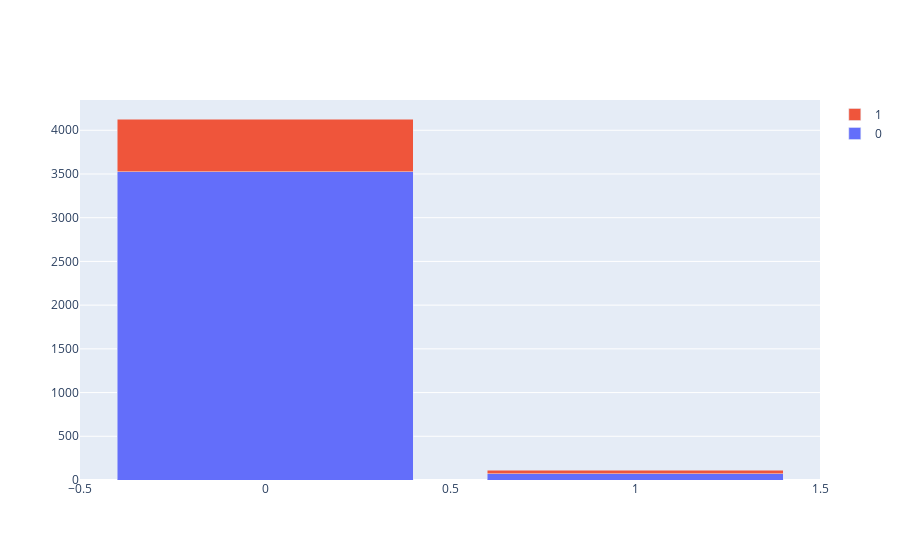

Notebook code for this chart:
### Code cell
draw_bar("diabetes", df)

### Figure 1 — Plotly figure (JSON) as saved in the notebook; plotly's stock layout.template omitted (floating-point values rounded to 4 significant figures)
{"data": [{"name": "0", "type": "bar", "x": [0, 1], "y": [3525, 69]}, {"name": "1", "type": "bar", "x": [0, 1], "y": [604, 40]}], "layout": {"barmode": "stack"}}
